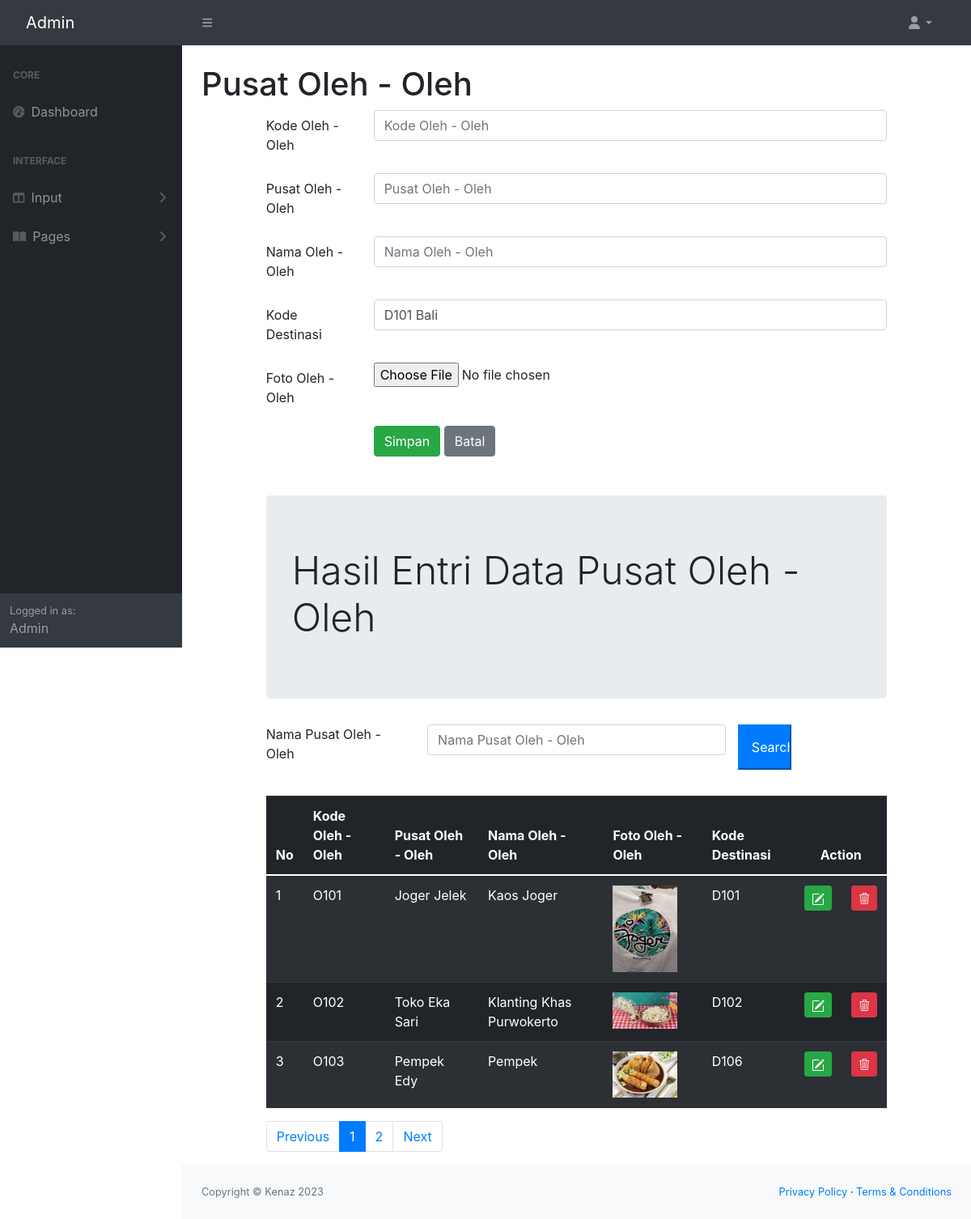
The page /admin/oleholeh.php on the database its author committed.
### tables this page shows
CREATE TABLE `oleholeh` (
  `oleholehKODE` char(4) NOT NULL,
  `oleholehTEMPAT` varchar(100) NOT NULL,
  `oleholehNAMA` varchar(100) NOT NULL,
  `oleholehFOTO` char(100) NOT NULL,
  `destinasiKODE` char(4) NOT NULL
);

### admin/oleholeh.php (the view, shortened to what this page needs)
<!doctype html>
<html>
<?php include "INCLUDE/head.php"?>
    <body class="sb-nav-fixed">
        <?php include "INCLUDE/menunav.php"?>
        <div id="layoutSidenav">
            <?php include "INCLUDE/menu.php"?>
            <div id="layoutSidenav_content">
                <main>
                    <div class="container-fluid px-4">
                        <h1 class="mt-4">Pusat Oleh - Oleh</h1>
    <?php
        include "include/config.php";
        $datadestinasi = mysqli_query($connection,"select * from destinasi");
    ?>
    <head>
        <link rel="stylesheet" href="css/bootstrap.min.css">
        <link rel="stylesheet" href="https://cdn.jsdelivr.net/npm/bootstrap@4.0.0/dist/css/bootstrap.min.css">
        <link rel="stylesheet" href="https://cdnjs.cloudflare.com/ajax/libs/select2/4.0.13/css/select2.min.css">
        <link rel="stylesheet" href="https://cdn.jsdelivr.net/npm/bootstrap-icons@1.10.2/font/bootstrap-icons.css">
    </head>
    <body>
        <div class="row">
            <div class="col-sm-1"></div>
            <div class="col-sm-10">
                <form method="POST" enctype="multipart/form-data">
                    <div class="mb-3 row">
                        <label for="kodeoleh" class="col-sm-2 col-form-label">Kode Oleh - Oleh</label>
                        <div class="col-sm-10">
                            <input type="text" class="form-control" name="kodeoleh" id="kodeoleh" placeholder="Kode Oleh - Oleh" maxlength="4">
                        </div>
                    </div>
                    <div class="mb-3 row">
                        <label for="tempatoleh" class="col-sm-2 col-form-label">Pusat Oleh - Oleh</label>
                        <div class="col-sm-10">
                            <input type="text" class="form-control" name="tempatoleh" id="tempatoleh" placeholder="Pusat Oleh - Oleh">
                        </div>
                    </div>
                    <div class="mb-3 row">
                        <label for="namaoleh" class="col-sm-2 col-form-label">Nama Oleh - Oleh</label>
                        <div class="col-sm-10">
                            <input type="text" class="form-control" name="namaoleh" id="namaoleh" placeholder="Nama Oleh - Oleh">
                        </div>
                    </div>
                    <div class="mb-3 row">
                        <label for="kodedestinasi" class="col-sm-2 col-form-label">Kode Destinasi</label>
                        <div class="col-sm-10">
                            <select class="form-control" id="kodedestinasi" name="kodedestinasi">
                                <?php while($row = mysqli_fetch_array($datadestinasi)){?>
                                <option value="<?php echo $row["destinasiKODE"]?>">
                                    <?php echo $row["destinasiKODE"]?>
                                    <?php echo $row["destinasiNAMA"]?>
                                </option>
                                <?php } ?>
                            </select>
                        </div>
                    </div>
                    <div class="form-group row">
                        <label for="file" class="col-sm-2 col-form-label">Foto Oleh - Oleh</label>
                        <div class="col-sm-10">
                            <input type="file" id="file" name="file">
                        </div>
                    </div>
                    <div class="form-group row">
                        <div class="col-sm-2"></div>
                        <div class="col-sm-10">
                            <button type="submit" class="btn btn-success" value="Simpan" name="Simpan">Simpan</button>
                            <button type="reset" class="btn btn-secondary">Batal</button>
                        </div>
                    </div>
                </form>
                <div class="jumbotron mt-5">
                    <h2 class="display-5">Hasil Entri Data Pusat Oleh - Oleh</h2>
                </div>
                <form method="POST">
                    <div class="form-group row mb-2">
                        <label for="Search" class="col-sm-3">Nama Pusat Oleh - Oleh</label>
                        <div class="col-sm-6">
                            <input type="text" name="Search" class="form-control" id="Search"
                            value="<?php if(isset($_POST["Search"])){echo $_POST["Search"];
                            }?>" placeholder="Nama Pusat Oleh - Oleh">
                        </div>
                        <input type="submit" name="kirim" class="col-sm-1 btn-primary" value="Search">
                    </div>
                </form>
                <br>
                <table class="table table-dark table-striped">
                    <thead>
                        <tr>
                        <th scope="col">No</th>
                        <th scope="col">Kode Oleh - Oleh</th>
                        <th scope="col">Pusat Oleh - Oleh</th>
                        <th scope="col">Nama Oleh - Oleh</th>
                        <th scope="col">Foto Oleh - Oleh</th>
                        <th scope="col">Kode Destinasi</th>
                        <th colspan="2" style="text-align: center;">Action</th>
                        </tr>
                    </thead>
                    <tbody>
                        <?php
                            $jumlahtampilan = 3;
                            $halaman = (isset($_GET['page']))? $_GET['page'] : 1;
                            $mulaitampilan = ($halaman - 1) * $jumlahtampilan;
                            if(isset($_POST["kirim"])){
                                $Search = $_POST["Search"];
                                $query = mysqli_query($connection, "select * from oleholeh where oleholehTEMPAT like'%".$Search."%';");
                            } else{
                                $query = mysqli_query($connection, "select * from oleholeh
                                limit $mulaitampilan, $jumlahtampilan;");
                            }
                            $nomor = 1;
                            while($row = mysqli_fetch_array($query)){
                        ?>
                        <tr>
                            <td>
                                <?php echo $mulaitampilan + $nomor;?>
                            </td>
                            <td><?php echo $row['oleholehKODE']; ?></td>
                            <td><?php echo $row['oleholehTEMPAT']; ?></td>
                            <td><?php echo $row['oleholehNAMA']; ?></td>
                            <td><?php if(is_file("images/".$row['oleholehFOTO']))
                                { ?>
                                    <img src="images/<?php echo $row['oleholehFOTO']?>" width="80">
                                <?php } else
                                    echo "<img src='images/noimage.png' width='80'>"
                                ?></td>
                            <td><?php echo $row['destinasiKODE']; ?></td>
                            <td width="5px">
                                <a href="oleholehedit.php?edit=<?php echo $row["oleholehKODE"] ?>" class="btn btn-success btn-sm" title="EDIT">
                            </td>
                            <td width="5px">
                                <a href="oleholehhapus.php?hapus=<?php echo $row["oleholehKODE"] ?>" class="btn btn-danger btn-sm" title="HAPUS">
                                <i class="bi bi-trash3"></i>
                            </td>
                            <?php
                                $nomor += 1;
                                }
                            ?>
                        </tr>
                    </tbody>
                </table>
                 <?php
                        $query = mysqli_query($connection, "SELECT * FROM oleholeh");
                        $jumlahrecord = mysqli_num_rows($query);
                        $jumlahpage = ceil($jumlahrecord / $jumlahtampilan);
                    ?>
                    <nav aria-label="Page navigation example">
                    <ul class="pagination">
                        <li class="page-item"><a class="page-link" href="?page=<?php $nomorhal=1;
                        echo $nomorhal?>">Previous</a></li>
                        <?php for($nomorhal=1; $nomorhal<=$jumlahpage; $nomorhal++){ ?>
                        <li class="page-item">
                            <?php if($nomorhal!=$halaman) {?>
                                <a class="page-link" href="?page=<?php echo $nomorhal ?>"><?php echo $nomorhal ?></a>
                            <?php } else{ ?>
                                <li class="page-item active" aria-current="page">
                                    <a class="page-link" href="?page=<?php echo $nomorhal;?>"><?php echo $nomorhal ?></a>
                                </li>
                            <?php } ?>
                        </li>
                        <?php } ?>
                        <li class="page-item"><a class="page-link" href="?page=<?php echo $nomorhal - 1; ?>">Next</a></li>
                    </ul>
                    </nav>
            </div>
        </div>
    </body>
                </main>
                <?php include "INCLUDE/footer.php"?>
            </div>
        </div>
    </body>
</html>

### rows shown on the page
oleholeh: oleholehKODE "O101", oleholehTEMPAT "Joger Jelek", oleholehNAMA "Kaos Joger", oleholehFOTO (picture), destinasiKODE "D101"
oleholeh: nomor "2", oleholehKODE "O102", oleholehTEMPAT "Toko Eka Sari", oleholehNAMA "Klanting Khas Purwokerto", oleholehFOTO (picture), destinasiKODE "D102"
oleholeh: nomor "3", oleholehKODE "O103", oleholehTEMPAT "Pempek Edy", oleholehNAMA "Pempek", oleholehFOTO (picture), destinasiKODE "D106"

### other values the page prints
form field kodedestinasi "D101 Bali"
